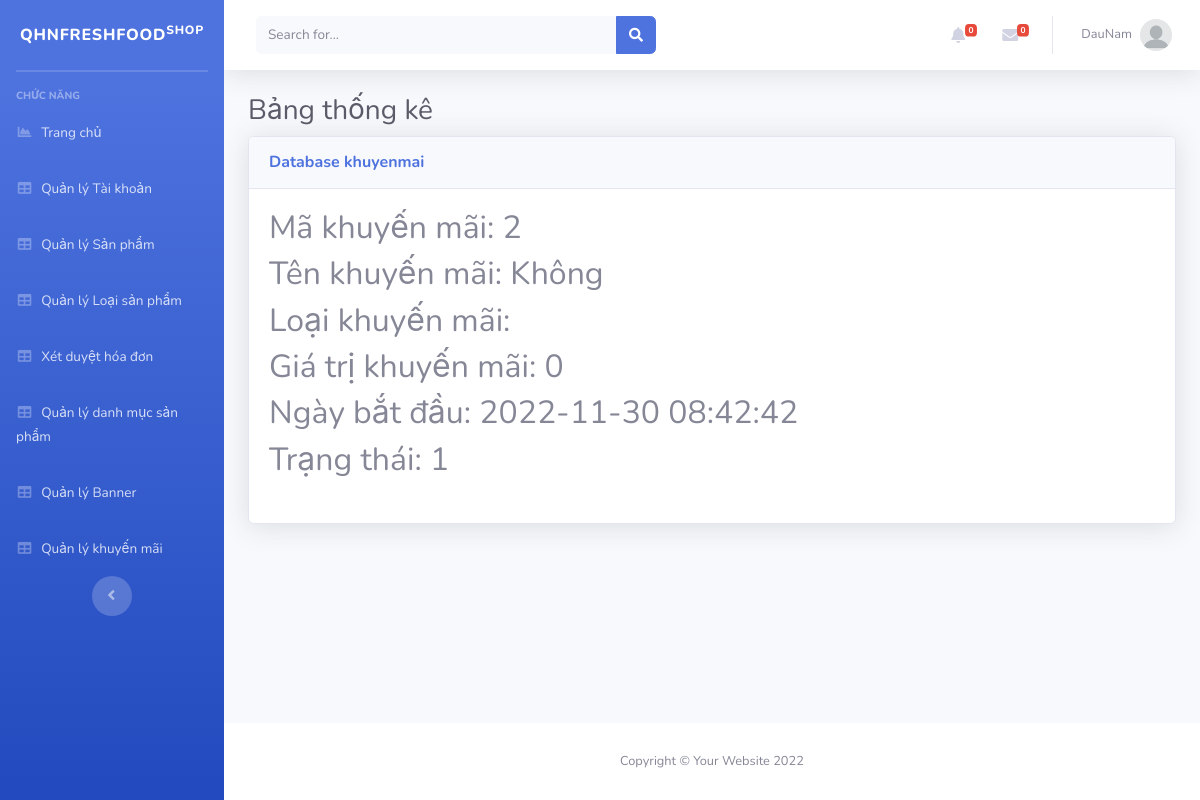
/Admin/index.php?mod=khuyenmai&act=detail&id=2 (signed in), run on the app's committed database.
### tables this page shows
CREATE TABLE `khuyenmai` (
  `MaKM` int(11) NOT NULL,
  `TenKM` varchar(255) NOT NULL,
  `LoaiKM` varchar(255) NOT NULL,
  `GiaTriKM` float NOT NULL,
  `NgayBD` datetime NOT NULL,
  `TrangThai` int(11) NOT NULL
);

### Admin/MVC/Controllers/KhuyenmaiController.php (called while the page is built, shortened)
<?php
class KhuyenmaiController
{
	var $khuyenmai_model;
	function __construct()
	{
		$this->khuyenmai_model = new khuyenmai();
	}
	public function detail()
	{
		$id = isset($_GET['id']) ? $_GET['id'] : 5;
		$data = $this->khuyenmai_model->find($id);
		require_once("MVC/Views/Admin/index.php");
	}
}

### Admin/MVC/Models/connection.php (called while the page is built, shortened)
<?php
    class Connection{
        function __construct()
        {
            $severname ="localhost";
            $username ="root";
            $password ="";
            $db_name ="qhnfreshfood";
            $this->conn = new mysqli($severname,$username,$password,$db_name);
        }
    }
?>

### Admin/MVC/Models/model.php (called while the page is built, shortened)
<?php
require_once("connection.php");
class Model
{
    var $conn;
    var $table;
    var $contens;
    function __construct()
    {
        $conn_obj = new Connection();
        $this->conn = $conn_obj->conn;
    }
    function find($id)
    {
        $query = "select * from $this->table where $this->contens =$id";
        return $this->conn->query($query)->fetch_assoc();
    }
}

### Admin/MVC/Views/khuyenmai/detail.php (the view)
<table class="table table-bordered" id="dataTable" width="100%" cellspacing="0">
<?php if(isset($data) and $data != null) { ?>
    <h2>Mã khuyến mãi: <?= $data['MaKM'] ?></h2>
    <h2>Tên khuyến mãi: <?= $data['TenKM'] ?></h2>
    <h2>Loại khuyến mãi: <?= $data['LoaiKM'] ?></h2>
    <h2>Giá trị khuyến mãi: <?= $data['GiaTriKM'] ?></h2>
    <h2>Ngày bắt đầu: <?= $data['NgayBD'] ?></h2>
    <h2>Trạng thái: <?= $data['TrangThai'] ?></h2>
<?php } ?>
</table>

### data on the page
khuyenmai: MaKM "2", TenKM "Không", GiaTriKM "0", NgayBD "2022-11-30 08:42:42", TrangThai "1"

### other printed values
$_SESSION['login']['TaiKhoan'] "DauNam"
$mod "khuyenmai"
